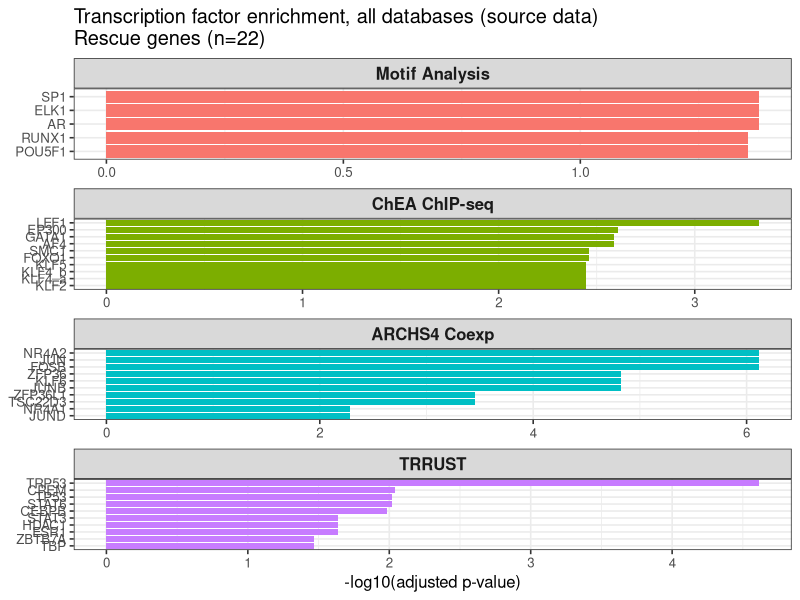
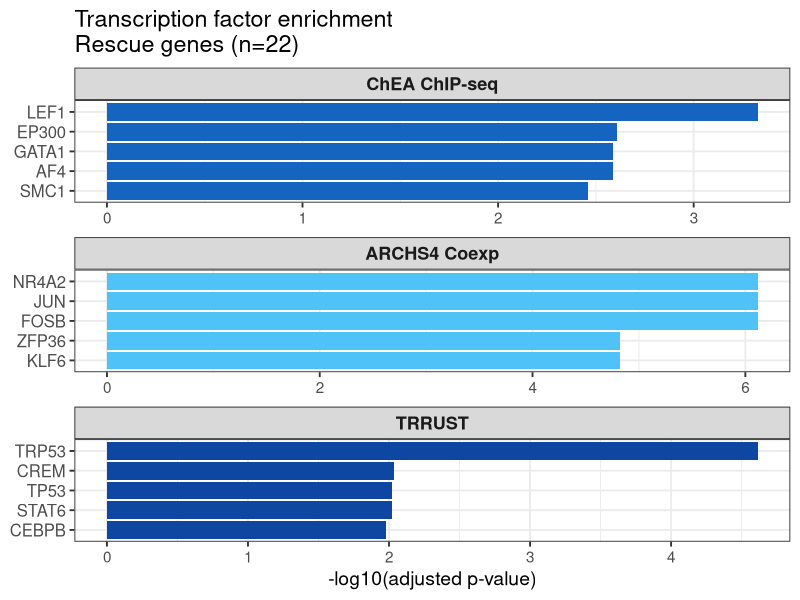
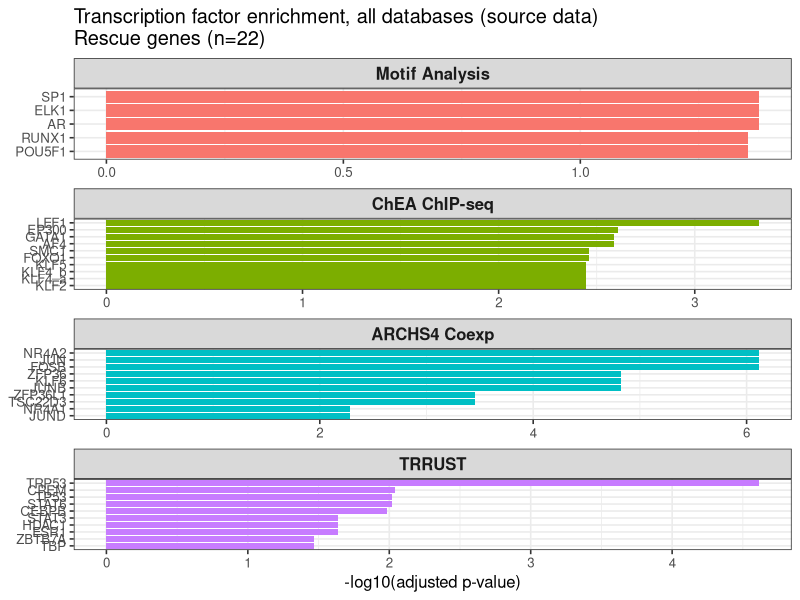
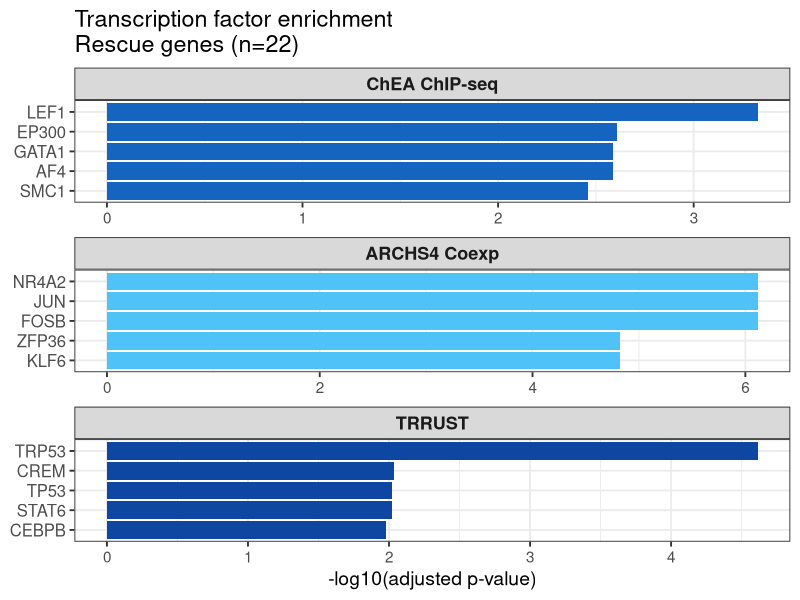

Reproduce these figures in R, in order.
#!/usr/bin/env Rscript
# ==============================================================================
# Script 07: Transcription factor enrichment barplot (Figure 3E)
#
# Values below were obtained from Enrichr (maayanlab.cloud/Enrichr) using the
# 22 validated rescue genes (rescued_up + rescued_down from
# 01_DESeq2_collapsed_rescue_analysis.R) as input. Three independent
# databases were queried under the Transcription tab: "ChEA ChIP-seq",
# "ARCHS4 TFs Coexp", and "TRRUST Transcription Factors 2019". A fourth
# database ("Motif Analysis") was queried but excluded from the main figure
# panel: its top hits (ELK1, SP1, AR, POU5F1, RUNX1) were weaker (all
# padj>0.04) and less biologically coherent with the rescue signature than
# the other three databases, which converge on AP-1/EP300/CREM.
#
# The top 5 terms per database (by adjusted p-value) are plotted. Note: for
# ChEA and ARCHS4, several terms beyond rank 5 share an identical p-value
# with rank 5 (e.g., KLF2/KLF4/KLF5 in ChEA; JUNB in ARCHS4) due to
# identical gene-overlap counts in the underlying ChIP-seq/coexpression
# datasets; these tied terms are omitted here for a concise 5-per-database
# panel, but are documented in the full 10-per-database table (see
# TF_barplot_4sources_ALL.pdf / source data) for transparency.
#
# This script only builds the plot from the recorded Enrichr output; it
# does not re-run the enrichment (Enrichr is a web tool, not an R package).
# To regenerate/verify: submit the 22 rescue gene symbols to Enrichr and
# export results from each of the four libraries listed above.
# ==============================================================================

library(ggplot2)
library(dplyr)

WORKDIR <- Sys.getenv("WORKDIR", unset = "./rnaseq_work")
setwd(WORKDIR)

# ---- 1. Full results, all 4 databases, top 10 terms each (source data /
#         supplementary; includes ties beyond rank 5) ----
tf_all_top10 <- data.frame(
  TF = c(
    # Motif Analysis (top 5 only; weak/incoherent signal, no ties recorded)
    "ELK1","SP1","AR","POU5F1","RUNX1",
    # ChEA ChIP-seq (top 10; ranks 7-10 tied with rank 6/7)
    "LEF1","EP300","AF4","GATA1","SMC1","FOXO1","KLF5","KLF2","KLF4_a","KLF4_b",
    # ARCHS4 TF Coexp (top 10; ranks 6-10 include ties)
    "FOSB","NR4A2","JUN","KLF6","ZFP36","JUNB","ZFP36L1","TSC22D3","NR4A1","JUND",
    # TRRUST (top 10; no ties)
    "TRP53","CREM","TP53","STAT6","CEBPB","HDAC1","ESR1","STAT3","ZBTB7A","TBP"
  ),
  Padj = c(
    0.04196, 0.04196, 0.04196, 0.04426, 0.04426,
    0.0004700, 0.002459, 0.002595, 0.002595, 0.003479, 0.003479, 0.003586, 0.003586, 0.003586, 0.003586,
    7.64e-7, 7.64e-7, 7.64e-7, 1.505e-5, 1.505e-5, 1.505e-5, 3.514e-4, 3.514e-4, 5.206e-3, 5.206e-3,
    0.00002429, 0.009182, 0.009584, 0.009584, 0.01045, 0.02291, 0.02291, 0.02291, 0.03393, 0.03393
  ),
  OddsRatio = c(
    49.90, 14.22, 13.79, 11.00, 22.49,
    11.94, 11.45, 14.97, 10.26, 9.35, 9.25, 48.54, 48.54, 48.54, 9.69,
    42.91, 42.91, 42.91, 33.60, 33.60, 33.60, 25.76, 25.76, 19.07, 19.07,
    47.06, 108.47, 24.62, 73.34, 62.32, 36.07, 33.63, 32.31, 235.02, 195.84
  ),
  Source = c(rep("Motif Analysis", 5), rep("ChEA ChIP-seq", 10),
             rep("ARCHS4 Coexp", 10), rep("TRRUST", 10))
)

tf_all_top10$Source <- factor(tf_all_top10$Source,
                                levels = c("Motif Analysis","ChEA ChIP-seq","ARCHS4 Coexp","TRRUST"))

p_barplot_tf_all <- ggplot(tf_all_top10, aes(x = reorder(TF, -log10(Padj)), y = -log10(Padj), fill = Source)) +
  geom_col() +
  facet_wrap(~Source, scales = "free", ncol = 1) +
  coord_flip() +
  theme_bw(base_size = 12) +
  theme(strip.text = element_text(size = 12, face = "bold"), legend.position = "none") +
  labs(x = NULL, y = "-log10(adjusted p-value)",
       title = "Transcription factor enrichment, all databases (source data)\nRescue genes (n=22)")

print(p_barplot_tf_all)
ggsave("TF_barplot_4sources_ALL.pdf", p_barplot_tf_all, width = 8, height = 16, dpi = 300)

# ---- 2. Main figure panel: top 5 per database, 3 strongest/most coherent
#         sources (Motif Analysis excluded, see rationale above) ----
tf_3sources_top5 <- data.frame(
  TF = c("LEF1","EP300","AF4","GATA1","SMC1",
         "FOSB","NR4A2","JUN","KLF6","ZFP36",
         "TRP53","CREM","TP53","STAT6","CEBPB"),
  Padj = c(0.0004700, 0.002459, 0.002595, 0.002595, 0.003479,
           7.64e-7, 7.64e-7, 7.64e-7, 1.505e-5, 1.505e-5,
           0.00002429, 0.009182, 0.009584, 0.009584, 0.01045),
  OddsRatio = c(11.94, 11.45, 14.97, 10.26, 9.35,
                42.91, 42.91, 42.91, 33.60, 33.60,
                47.06, 108.47, 24.62, 73.34, 62.32),
  Source = rep(c("ChEA ChIP-seq","ARCHS4 Coexp","TRRUST"), each = 5)
)
tf_3sources_top5$Source <- factor(tf_3sources_top5$Source,
                                     levels = c("ChEA ChIP-seq","ARCHS4 Coexp","TRRUST"))

tf_colors_blue <- c("ChEA ChIP-seq" = "#1565C0", "ARCHS4 Coexp" = "#4FC3F7", "TRRUST" = "#0D47A1")

p_barplot_tf3 <- ggplot(tf_3sources_top5, aes(x = reorder(TF, -log10(Padj)), y = -log10(Padj), fill = Source)) +
  geom_col() +
  facet_wrap(~Source, scales = "free", ncol = 1) +
  coord_flip() +
  scale_fill_manual(values = tf_colors_blue) +
  theme_bw(base_size = 14) +
  theme(axis.text.y = element_text(size = 12),
        axis.text.x = element_text(size = 11),
        strip.text = element_text(size = 13, face = "bold"),
        legend.position = "none") +
  labs(x = NULL, y = "-log10(adjusted p-value)",
       title = "Transcription factor enrichment\nRescue genes (n=22)")

print(p_barplot_tf3)
ggsave("TF_barplot_3sources_FINAL.pdf", p_barplot_tf3, width = 6, height = 12, dpi = 300)

cat("Done! Saved in", WORKDIR, ":\n",
    "- TF_barplot_4sources_ALL.pdf (all 4 databases, top 10 each, source data)\n",
    "- TF_barplot_3sources_FINAL.pdf (top 5, 3 sources, main figure panel)\n")
